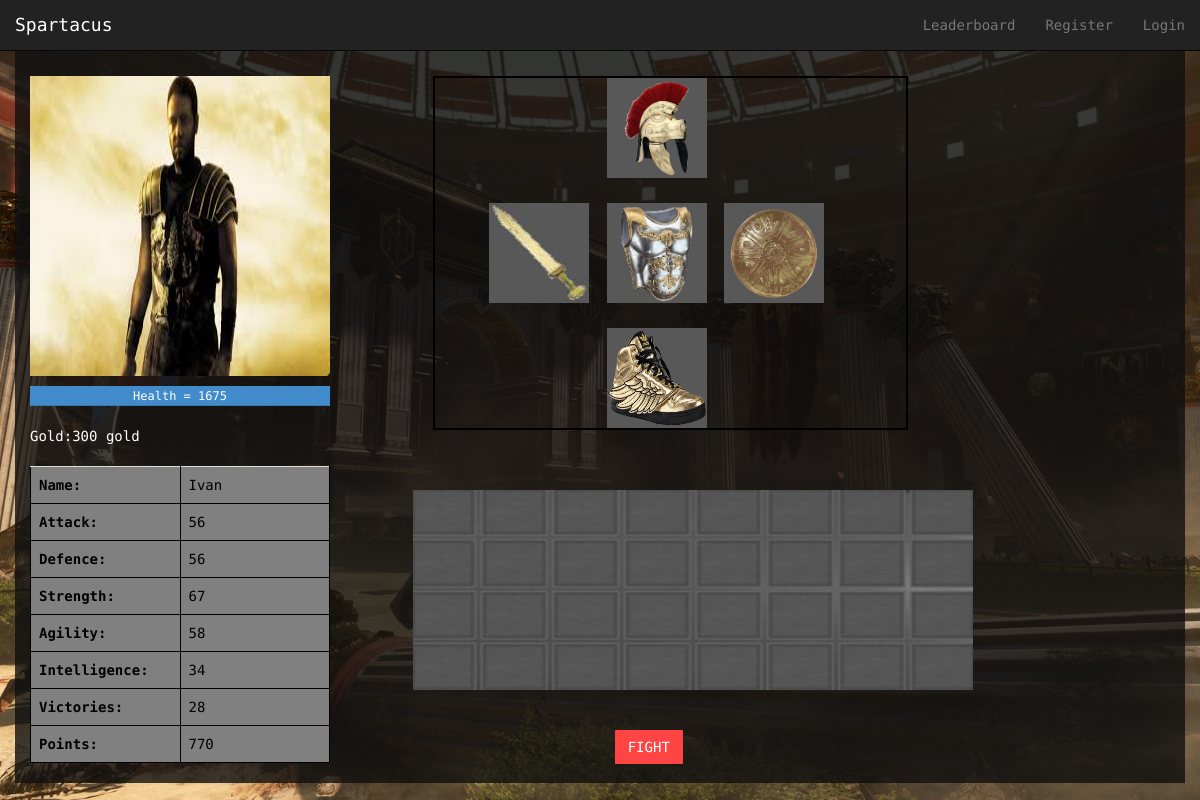
The page /Spartacus/avatar_view/Ivan on the database its author committed.
### Spartacus/models.py (models this page shows, shortened)
class Avatar(models.Model):
    user = models.OneToOneField(User)
    picture = models.ImageField(upload_to='profile_images', blank=True)
    cash = models.IntegerField(default = 1000)
    attack = models.IntegerField(default= 10)
    deffence = models.IntegerField(default= 10)
    strength = models.IntegerField(default= 10)
    agility = models.IntegerField(default= 10)
    intelligence = models.IntegerField(default = 10)
    victories = models.IntegerField(default = 0)
    points = models.IntegerField(default = 0) # for ranking...every time a gladiator fights get some amount of points

class AvatarItem(models.Model):
    item = models.ForeignKey(Item)
    avatar = models.ForeignKey(Avatar)
    equiped = models.BooleanField(default = False)

class Item(models.Model):
    ITEM_CHOICES = (
    ('sword', 'sword'),
    ('shield', 'shield'),
    ('armor', 'armor'),
    ('helmet', 'helmet'),
    ('boots', 'boots'),)
    price = models.IntegerField(default = 0)
    itemType = models.CharField(max_length=128, choices=ITEM_CHOICES, default= 'sword')
    name = models.CharField(max_length=128, unique = True)
    picture = models.ImageField(upload_to='item_images', blank=True)
    attack = models.IntegerField(default= 10)
    deffence = models.IntegerField(default= 10)

### Spartacus/views.py (the view, shortened to what this page needs)
# urls.py: url(r'^avatar_view/(?P<name>[\w\-]+)$', views.avatar_view, name='avatar_view'),
def avatar_view(request, name):
    context_dict = {}
    timePassed = True
    fightStartedAt = request.session.get("fightStartedAt")
    context_dict['time_passed'] = timePassed
    try:
        user = User.objects.get(username = name)
        avatar = Avatar.objects.get(user = user)
        health = avatar.strength*25;
        context_dict.update(getItems(avatar))
        context_dict['health']= health
    except:
        print "Query fail Avatar_view"
    return render(request, 'Spartacus/avatar_view.html', context_dict)

### Spartacus/templatetags/Spartacus_extras.py (called while the page is built)
@register.inclusion_tag('Spartacus/item_list.html', takes_context=True)
def get_items(context):
    avatar = context['avatar']
    user = context['user']
    context_dict = getItems(avatar)
    context_dict['user'] = user
    context_dict['time_passed'] = context["time_passed"]
    return context_dict

### templates/Spartacus/avatar_view.html (shortened to what this page needs)
{% extends 'Spartacus/base.html' %}
{% load staticfiles %}
{% load app_filters %}
{% load Spartacus_extras %}
{% block body_block %}
<div class="container">
    <div class="row" id="split">
    </div>
    <div class="row">
        <div class="col-xs-12 col-md-4">
            <p><img  src="{{ MEDIA_URL }}{{ avatar.picture }}" alt = "{{ avatar.user.username }}" width = "300" height = "300"/><br /><p />
            <div class="progress" data-toggle="tooltip" title="Health amount in each battle" style="width: 300px">
                <div class="progress-bar" role="progressbar" aria-valuenow="100" aria-valuemin="0" aria-valuemax="100" style="width:100%">
                    Health = {{ health }}
                </div>
            </div>
            Gold:{{ avatar.cash }} gold<br /><br/>
            <table class= table style="width: 300px">
                <tr><th  data-toggle="tooltip" data-placement="left" title="This is your name">Name:</th><td>{{ avatar.user.username }}</td></tr>
                <tr><th  data-toggle="tooltip" data-placement="left" title="Damage done to opponents">Attack:</th> <td>{{ avatar.attack }}</td></tr>
                <tr><th  data-toggle="tooltip" data-placement="left" title="Damage blocked from opponent attacks">Defence:</th> <td>{{ avatar.deffence }}</td></tr>
                <tr><th  data-toggle="tooltip" data-placement="left" title="Determines Avatar's health">Strength:</th> <td>{{ avatar.strength }}</td></tr>
                <tr><th  data-toggle="tooltip" data-placement="left" title="Determines chance to double hit opponent">Agility:</th> <td>{{ avatar.agility }}</td></tr>
                <tr><th  data-toggle="tooltip" data-placement="left" title="Determines chance to hit opponent">Intelligence:</th> <td>{{ avatar.intelligence }}</td></tr>
                <tr><th  data-toggle="tooltip" data-placement="left" title="The amount of wins you have">Victories:</th> <td>{{ avatar.victories }}</td></tr>
                <tr><th  data-toggle="tooltip" data-placement="left" title="The amount of points you have">Points:</th> <td>{{ avatar.points }}</td></tr>
            </table>
        </div>
        <div id="all_items">
                {% get_items %}
        </div>
    </div>
</div>
{% endblock %}

### templates/Spartacus/item_list.html (shortened to what this page needs)
{% load staticfiles %}
{% load app_filters %}
<div class="col-xs-11 col-md-5" >
    <div class="row">
        <div class="row">
            <div class="col-xs-11 col-xs-offset-1" style="border: 2px solid black;">
                <div class="row">
                    <div class="col-xs-4 col-xs-offset-4 col-lg-4 col-lg-offset-4">
                        {% if helmet %}
                        {% if avatar.user != user %}
                        <img data-toggle="tooltip" data-placement="left" title="{{helmet.item.name}} &#013;Attack: {{helmet.item.attack}} &#013;Defence: {{helmet.item.deffence}}"
                             src = "{{helmet.item.picture.url}}" width = "100" height = "100">
                        <br>
                        {% endif %}
                        {% else %}
                        <img src = "{% static "images/helmet.jpg" %}" width = "100" height = "100">
                        {% endif %}
                        <div class="row" id="split">
                        </div>
                    </div>
                </div>
                <div class="row">
                    <div class="col-xs-4 col-lg-2 col-lg-offset-1">
                        {% if sword %}
                        {% if avatar.user != user %}
                        <img data-toggle="tooltip" data-placement="left" title="{{sword.item.name}} &#013;Attack: {{sword.item.attack}} &#013;Defence: {{sword.item.deffence}}"
                             src = "{{sword.item.picture.url}}" width = "100" height = "100">
                        {% endif %}
                        {% else %}
                        <img src = "{% static "images/sword.jpg" %}" width = "100" height = "100">
                        {% endif %}
                        <div class="row" id="split">
                        </div>
                    </div>
                    <div class="col-xs-4 col-lg-2 col-lg-offset-1">
                        {% if armor %}
                        {% if avatar.user != user %}
                        <img data-toggle="tooltip" data-placement="left" title="{{armor.item.name}} &#013;Attack: {{armor.item.attack}} &#013;Defence: {{armor.item.deffence}}"
                             src = "{{armor.item.picture.url}}" width = "100" height = "100">
                        {% endif %}
                        {% else %}
                        <img src = "{% static "images/armour.jpg" %}" width = "100" height = "100">
                        {% endif %}
                        <div class="row" id="split">
                        </div>
                    </div>
                    <div class="col-xs-4 col-lg-2 col-lg-offset-1">
                        {% if shield %}
                        {% if avatar.user != user %}
                        <img data-toggle="tooltip" data-placement="left" title="{{shield.item.name}} &#013;Attack: {{shield.item.attack}} &#013;Defence: {{shield.item.deffence}}"
                             src = "{{shield.item.picture.url}}" width = "100" height = "100">
                        {% endif %}
                        {% else %}
                        <img src = "{% static "images/shield.jpg" %}" width = "100" height = "100">
                        {% endif %}
                        <div class="row" id="split">
                        </div>
                    </div>
                </div>
                <div class="row">
                    <div class="col-xs-4 col-xs-offset-4">
                        {% if boots %}
                        {% if avatar.user != user %}
                        <img data-toggle="tooltip" data-placement="left" title="{{boots.item.name}} &#013;Attack: {{boots.item.attack}} &#013;Defence: {{boots.item.deffence}}"
                             src = "{{boots.item.picture.url}}" width = "100" height = "100">
                        {% endif %}
                        {% else %}
                        <img src = "{% static "images/boots.jpg" %}" width = "100" height = "100">
                        {% endif %}
                    </div>
                </div>
            </div>
        </div>
        <div class="row">
            <div class="col-xs-11 col-xs-offset-1">
                <div class="div1">
                    <img src="{% static 'images/inventory.jpg' %}" style="position: absolute; top: 60px; left: -20px; width:560px; height:200px;"/>
                </div>
            </div>
            <br />
            <br />
            <div align="center">
                {% if time_passed %}
                {% if avatar.user != user %}
                <button onclick="location.href = '{% url 'battle' avatar.user.username%}';"  type="button" class="btn btn-danger">FIGHT</button>
                {% endif %}
                {% endif %}
            </div>
        </div>
    </div>
</div>

### static/css/styles.css (style rules this page uses)
html,body { height: 100%; font-family: 'Droid Sans Mono', sans-serif; }
p,h1,h2,h3,h4 { font-family: 'Droid Sans Mono', sans-serif; }
body { padding-top: 51px; background: #1E1E1E; color: #f9f9f9; }
.btn,.form-control,.alert,.progress,.panel,.list-group,.well,.list-group-item:first-child { border-radius:1px;box-shadow:0 0 0; }
.btn { border-color:transparent; }
.btn-danger,.label-danger,.progress-bar-danger { background-color:#FF4444; }

### static/css/mystyles.css (style rules this page uses)
table { table-layout: fixed; }
table,th, td, tr { background-color: grey; color: black; border: 1px solid black; white-space: nowrap; overflow: hidden; text-overflow: ellipsis; }
button { border: 1px solid black; background-color: gray; color: white; }
div.div1 { width:600px; height:300px; }
div#split { height: 25px; }
div.container { background: rgba(15,15,15, 0.8)!important; }

### rows shown on the page
Avatar: picture (picture), cash "300", user.username "Ivan", attack "56", deffence "56", strength "67", agility "58", intelligence "34", victories "28", points "770"
AvatarItem: item.picture (picture)
AvatarItem: item.picture (picture)
AvatarItem: item.picture (picture)
AvatarItem: item.picture (picture)
AvatarItem: item.picture (picture)

### other values the page prints
{{ health }} "1675"
